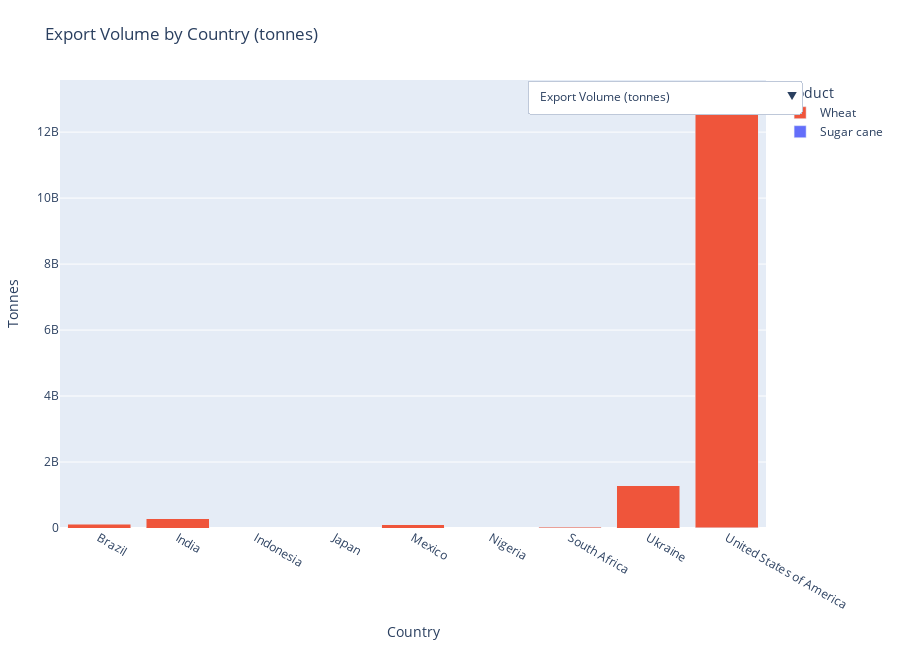

This figure's notebook cell:
### Markdown cell above
### Internationale handelsstromen beïnvloeden nationale uitstoot

De uitstoot van een nationaal voedselsysteem zegt niet alleen iets over wat er binnen dat land geconsumeerd wordt, maar ook over wat er geproduceerd wordt voor de wereldmarkt. Sommige landen produceren voedsel voornamelijk voor export. In die gevallen wordt de uitstoot lokaal geregistreerd, terwijl de consumptie elders plaatsvindt. 

Omdat deze landen produceren voor internationale markten, ligt hun landbouwuitstoot vaak hoger dan landen met vergelijkbare bevolkingsaantallen of eetgewoonten. Dit betekent dat de uitstoot van een land niet per se iets zegt over het lokale dieet of de binnenlandse voedselvoorziening. Het weerspiegelt eerder hun positie in het mondiale voedselsysteem. 

Dus landbouwuitstoot weerspiegelt niet enkel lokale consumptie, maar wordt sterk beïnvloed door de internationale vraag – landen met hoge export produceren meer en stoten daardoor meer uit, vaak voor andermans bord.

### Code cell
import pandas as pd
import plotly.graph_objects as go

# === STEP 1: LOAD ALL DATA ===
df_export = pd.read_csv("datasets/filtered_export_data.csv", encoding='latin1')
df_crops = pd.read_csv("datasets/Emissions_crops_filtered.csv")
df_livestock = pd.read_csv("datasets/Emissions_livestock_filtered.csv")
df_pop = pd.read_csv("datasets/Population_E_All_Data_(Normalized).csv")

# === STEP 2: CLEAN EXPORT DATA ===
df_export = df_export[df_export["Element"] == "Export quantity"]
df_export = df_export[df_export["Value"] > 0]
df_export["Item"] = df_export["Item"].str.strip()
df_export = df_export[["Reporter Countries", "Item", "Year", "Value"]]
df_export.columns = ["Country", "Item", "Year", "Tonnes"]

# === STEP 3: CLEAN + MERGE EMISSIONS DATA ===
df_emissions = pd.concat([df_crops, df_livestock])
df_emissions = df_emissions[df_emissions["Value"].notna()]
df_emissions = df_emissions[df_emissions["Value"] > 0]
df_emissions = df_emissions[["Area", "Item", "Year", "Value"]]
df_emissions.columns = ["Country", "Item", "Year", "Emissions_Gg"]
df_emissions["Emissions_kg"] = df_emissions["Emissions_Gg"] * 1e6

# === STEP 4: CALCULATE EMISSION FACTORS (kg CO₂ per tonne) ===
df_merged = pd.merge(df_export, df_emissions, on=["Country", "Item", "Year"], how="left")
df_merged["Emission_Factor"] = df_merged["Emissions_kg"] / df_merged["Tonnes"]
df_merged = df_merged[df_merged["Emission_Factor"].notna()]

# === STEP 5: ESTIMATE EMISSIONS FROM EXPORT ===
df_merged["Estimated_Emissions_kg"] = df_merged["Tonnes"] * df_merged["Emission_Factor"]

# === STEP 6: LOAD + MERGE POPULATION DATA ===
df_pop = df_pop[df_pop["Element"] == "Total Population - Both sexes"]
df_pop = df_pop[["Area", "Year", "Value"]]
df_pop.columns = ["Country", "Year", "Population_1000s"]
df_pop["Population"] = df_pop["Population_1000s"] * 1000

df_final = pd.merge(df_merged, df_pop, on=["Country", "Year"], how="left")
df_final = df_final[df_final["Population"].notna()]

# === STEP 7: CALCULATE PER CAPITA METRICS ===
df_final["Tonnes_per_capita"] = df_final["Tonnes"] / df_final["Population"]
df_final["Emissions_per_capita"] = df_final["Estimated_Emissions_kg"] / df_final["Population"]

# === STEP 8: AGGREGATE FOR VISUALISATION ===
def group_for_plot(value_column):
    return df_final.groupby(["Country", "Item"])[value_column].sum().unstack().fillna(0)

volume_df = group_for_plot("Tonnes")
emissions_df = group_for_plot("Estimated_Emissions_kg")
volume_pc_df = group_for_plot("Tonnes_per_capita")
emissions_pc_df = group_for_plot("Emissions_per_capita")

# === STEP 9: BUILD INTERACTIVE VISUALISATION ===
fig = go.Figure()

# Add default view (volume)
for item in volume_df.columns:
    fig.add_trace(go.Bar(name=item, x=volume_df.index, y=volume_df[item], visible=True))

# Add other 3 datasets as hidden
for df_data in [emissions_df, volume_pc_df, emissions_pc_df]:
    for item in df_data.columns:
        fig.add_trace(go.Bar(name=item, x=df_data.index, y=df_data[item], visible=False))

# Dropdown logic
n = len(volume_df.columns)
dropdown_buttons = [
    dict(label="Export Volume (tonnes)",
         method="update",
         args=[{"visible": [True]*n + [False]*(3*n)},
               {"title": "Export Volume by Country (tonnes)",
                "yaxis": {"title": "Tonnes"}}]),
    dict(label="Estimated CO₂ Emissions (kg)",
         method="update",
         args=[{"visible": [False]*n + [True]*n + [False]*(2*n)},
               {"title": "Estimated CO₂ Emissions by Country",
                "yaxis": {"title": "kg CO₂"}}]),
    dict(label="Export Volume per Capita (tonnes/person)",
     method="update",
     args=[{"visible": [False]*(2*n) + [True]*n + [False]*n},
           {"title": "Export Volume per Capita by Country",
            "yaxis": {"title": "Tonnes per person"}}]),
    dict(label="CO₂ Emissions per Capita (kg/person)",
        method="update",
        args=[{"visible": [False]*(3*n) + [True]*n},
           {"title": "Export-Linked CO₂ Emissions per Capita by Country",
            "yaxis": {"title": "kg CO₂ per person"}}])

]

# Final layout
fig.update_layout(
    updatemenus=[dict(active=0, buttons=dropdown_buttons, x=1.05)],
    barmode="stack",
    title="Export Volume by Country (tonnes)",
    xaxis_title="Country",
    yaxis_title="Tonnes",
    legend_title="Product",
    height=650,
    margin=dict(l=50, r=50, t=80, b=50)
)

fig.show()

### Figure 1 — Plotly figure (JSON) as saved in the notebook; plotly's stock layout.template omitted (floating-point values rounded to 4 significant figures)
{"data": [{"name": "Sugar cane", "type": "bar", "visible": true, "x": ["Brazil", "India", "Indonesia", "Japan", "Mexico", "Nigeria", "South Africa", "Ukraine", "United States of America"], "y": [2496.0, 18070.0, 14610.0, 960.4, 42860.0, 28.0, 3463.0, 0.0, 162900.0]}, {"name": "Wheat", "type": "bar", "visible": true, "x": ["Brazil", "India", "Indonesia", "Japan", "Mexico", "Nigeria", "South Africa", "Ukraine", "United States of America"], "y": [117100000.0, 285600000.0, 0.0, 23830.0, 102700000.0, 0.0, 19660000.0, 1277000000.0, 12900000000.0]}, {"name": "Sugar cane", "type": "bar", "visible": false, "x": ["Brazil", "India", "Indonesia", "Japan", "Mexico", "Nigeria", "South Africa", "Ukraine", "United States of America"], "y": [2186000000.0, 2614000000.0, 81910000.0, 281400.0, 106700000.0, 86400.0, 55780000.0, 0.0, 283800000.0]}, {"name": "Wheat", "type": "bar", "visible": false, "x": ["Brazil", "India", "Indonesia", "Japan", "Mexico", "Nigeria", "South Africa", "Ukraine", "United States of America"], "y": [3010000000.0, 109100000000.0, 0.0, 36640000.0, 756100000.0, 0.0, 612800000.0, 28970000000.0, 308000000000.0]}, {"name": "Sugar cane", "type": "bar", "visible": false, "x": ["Brazil", "India", "Indonesia", "Japan", "Mexico", "Nigeria", "South Africa", "Ukraine", "United States of America"], "y": [1.223e-05, 1.416e-05, 6.019e-05, 7.589e-06, 0.0003789, 2.215e-07, 6.308e-05, 0.0, 0.0005883]}, {"name": "Wheat", "type": "bar", "visible": false, "x": ["Brazil", "India", "Indonesia", "Japan", "Mexico", "Nigeria", "South Africa", "Ukraine", "United States of America"], "y": [0.5886, 0.2315, 0.0, 0.0001869, 0.9213, 0.0, 0.3651, 28.07, 44.34]}, {"name": "Sugar cane", "type": "bar", "visible": false, "x": ["Brazil", "India", "Indonesia", "Japan", "Mexico", "Nigeria", "South Africa", "Ukraine", "United States of America"], "y": [10.53, 1.92, 0.3315, 0.002228, 1.019, 0.0006836, 1.003, 0.0, 0.9572]}, {"name": "Wheat", "type": "bar", "visible": false, "x": ["Brazil", "India", "Indonesia", "Japan", "Mexico", "Nigeria", "South Africa", "Ukraine", "United States of America"], "y": [15.33, 87.82, 0.0, 0.2876, 7.022, 0.0, 11.67, 633.0, 1076.0]}], "layout": {"barmode": "stack", "height": 650, "legend": {"title": {"text": "Product"}}, "margin": {"b": 50, "l": 50, "r": 50, "t": 80}, "title": {"text": "Export Volume by Country (tonnes)"}, "updatemenus": [{"active": 0, "buttons": [{"args": [{"visible": [true, true, false, false, false, false, false, false]}, {"title": "Export Volume by Country (tonnes)", "yaxis": {"title": "Tonnes"}}], "label": "Export Volume (tonnes)", "method": "update"}, {"args": [{"visible": [false, false, true, true, false, false, false, false]}, {"title": "Estimated CO₂ Emissions by Country", "yaxis": {"title": "kg CO₂"}}], "label": "Estimated CO₂ Emissions (kg)", "method": "update"}, {"args": [{"visible": [false, false, false, false, true, true, false, false]}, {"title": "Export Volume per Capita by Country", "yaxis": {"title": "Tonnes per person"}}], "label": "Export Volume per Capita (tonnes/person)", "method": "update"}, {"args": [{"visible": [false, false, false, false, false, false, true, true]}, {"title": "Export-Linked CO₂ Emissions per Capita by Country", "yaxis": {"title": "kg CO₂ per person"}}], "label": "CO₂ Emissions per Capita (kg/person)", "method": "update"}], "x": 1.05}], "xaxis": {"title": {"text": "Country"}}, "yaxis": {"title": {"text": "Tonnes"}}}}
